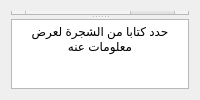
       <widget class="QWidget" name="page">
        <layout class="QVBoxLayout" name="verticalLayout_8">
         <item>
          <layout class="QHBoxLayout" name="horizontalLayoutBook"/>
         </item>
         <item>
          <widget class="QSplitter" name="splitter">
           <property name="sizePolicy">
            <sizepolicy hsizetype="Ignored" vsizetype="Ignored">
             <horstretch>0</horstretch>
             <verstretch>0</verstretch>
            </sizepolicy>
           </property>
           <property name="orientation">
            <enum>Qt::Vertical</enum>
           </property>
           <widget class="QTreeWidget" name="treeWidget_books">
            <property name="sizePolicy">
             <sizepolicy hsizetype="Ignored" vsizetype="Ignored">
              <horstretch>0</horstretch>
              <verstretch>0</verstretch>
             </sizepolicy>
            </property>
            <property name="contextMenuPolicy">
             <enum>Qt::CustomContextMenu</enum>
            </property>
            <property name="whatsThis">
             <string>هذه قائمة الكتب يمكنك تفعيلها بالنقر مرتين او التنقل بواسطة لوحة مفاتيح
كما يمكنك النقر على اي عنصر باليمين لعرض قائمة بالاوامر الخاصة بالعنصر المحدد
مثل تحرير الكتاب او حذفه او معرفة مساره او فتحه</string>
            </property>
            <property name="styleSheet">
             <string notr="true"/>
            </property>
            <property name="alternatingRowColors">
             <bool>true</bool>
            </property>
            <property name="uniformRowHeights">
             <bool>true</bool>
            </property>
            <property name="sortingEnabled">
             <bool>true</bool>
            </property>
            <property name="animated">
             <bool>false</bool>
            </property>
            <attribute name="headerVisible">
             <bool>false</bool>
            </attribute>
            <attribute name="headerCascadingSectionResizes">
             <bool>false</bool>
            </attribute>
            <attribute name="headerDefaultSectionSize">
             <number>150</number>
            </attribute>
            <attribute name="headerHighlightSections">
             <bool>true</bool>
            </attribute>
            <attribute name="headerMinimumSectionSize">
             <number>60</number>
            </attribute>
            <attribute name="headerShowSortIndicator" stdset="0">
             <bool>true</bool>
            </attribute>
            <attribute name="headerStretchLastSection">
             <bool>true</bool>
            </attribute>
            <column>
             <property name="text">
              <string>اسم الكتاب</string>
             </property>
            </column>
            <column>
             <property name="text">
              <string>المؤلف</string>
             </property>
            </column>
           </widget>
           <widget class="QTextEdit" name="textEditInfoBook">
            <property name="readOnly">
             <bool>true</bool>
            </property>
            <property name="html">
             <string>&lt;!DOCTYPE HTML PUBLIC &quot;-//W3C//DTD HTML 4.0//EN&quot; &quot;http://www.w3.org/TR/REC-html40/strict.dtd&quot;&gt;
&lt;html&gt;&lt;head&gt;&lt;meta name=&quot;qrichtext&quot; content=&quot;1&quot; /&gt;&lt;style type=&quot;text/css&quot;&gt;
p, li { white-space: pre-wrap; }
&lt;/style&gt;&lt;/head&gt;&lt;body style=&quot; font-family:'Microsoft Sans Serif'; font-size:9pt; font-weight:400; font-style:normal;&quot;&gt;
&lt;p align=&quot;center&quot; style=&quot; margin-top:0px; margin-bottom:0px; margin-left:0px; margin-right:0px; -qt-block-indent:0; text-indent:0px;&quot;&gt;حدد كتابا من الشجرة لعرض معلومات عنه&lt;/p&gt;
&lt;p align=&quot;center&quot; style=&quot;-qt-paragraph-type:empty; margin-top:0px; margin-bottom:0px; margin-left:0px; margin-right:0px; -qt-block-indent:0; text-indent:0px;&quot;&gt;&lt;/p&gt;
&lt;p align=&quot;center&quot; style=&quot; margin-top:0px; margin-bottom:0px; margin-left:0px; margin-right:0px; -qt-block-indent:0; text-indent:0px;&quot;&gt;&lt;img src=&quot;:/images/image/groupbook.png&quot; /&gt;&lt;/p&gt;&lt;/body&gt;&lt;/html&gt;</string>
            </property>
           </widget>
          </widget>
         </item>
        </layout>
       </widget>
